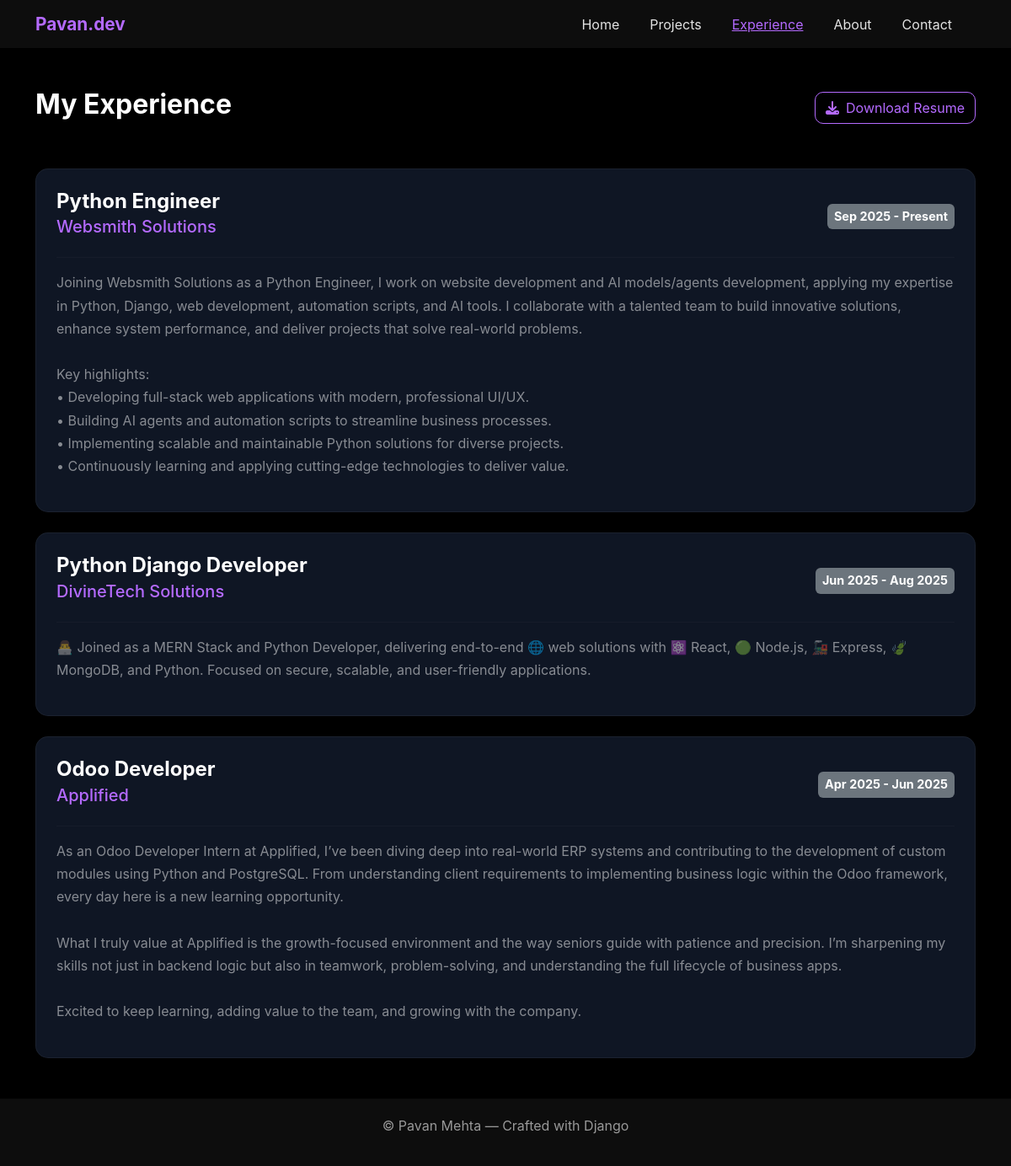
The app's page /experience/ with its own data.
### core/models.py (models this page shows, shortened)
class Experience(models.Model):
    job_title = models.CharField(max_length=200)
    company = models.CharField(max_length=200)
    start_date = models.DateField()
    end_date = models.DateField(null=True, blank=True)
    description = models.TextField()
    is_current = models.BooleanField(default=False)
    created_at = models.DateTimeField(auto_now_add=True)
    class Meta:
        ordering = ['-start_date']

### core/views.py (the view)
# urls.py: path('experience/', views.experience, name="experience"),
def experience(request):
    experiences = Experience.objects.all()
    resume = Resume.objects.last()
    return render(request, "pages/experience.html", {
        "experiences": experiences,
        "resume": resume
    })

### templates/pages/experience.html (shortened to what this page needs)
{% extends "base/base.html" %}
{% load static %}
{% block content %}
<div class="container py-5">
    <div class="d-flex justify-content-between align-items-center mb-5" data-aos="fade-up">
        <h2 class="fw-bold">My Experience</h2>
        {% if resume %}
        <a href="{{ resume.file.url }}" class="btn btn-outline-light" style="border-radius:10px; border-color:#b46aff; color:#b46aff;" download>
            <i class="fas fa-download me-2"></i>Download Resume
        </a>
        {% endif %}
    </div>
    <div class="row g-4">
        {% for exp in experiences %}
        <div class="col-12" data-aos="fade-up" data-aos-delay="{{ forloop.counter0 }}00">
            <div class="p-4" style="background:#0f1624; border-radius:15px; border:1px solid rgba(255,255,255,0.05);">
                <div class="d-flex flex-column flex-md-row justify-content-between align-items-start align-items-md-center">
                    <div>
                        <h4 class="fw-bold text-white mb-1">{{ exp.job_title }}</h4>
                        <h5 class="mb-2" style="color:#b46aff;">{{ exp.company }}</h5>
                    </div>
                    <span class="badge bg-secondary p-2" style="font-size:0.9rem;">
                        {{ exp.start_date|date:"M Y" }} -
                        {% if exp.is_current %}
                            Present
                        {% elif exp.end_date %}
                            {{ exp.end_date|date:"M Y" }}
                        {% else %}
                            Present
                        {% endif %}
                    </span>
                </div>
                <hr style="border-color:rgba(255,255,255,0.1);">
                <p class="text-white-50 mt-3" style="line-height:1.7; white-space: pre-line;">{{ exp.description }}</p>
            </div>
        </div>
        {% empty %}
        <div class="col-12 text-center py-5">
            <p class="text-white-50">No experience added yet.</p>
        </div>
        {% endfor %}
    </div>
</div>
{% endblock %}

### templates/base/base.html (style rules this page uses)
body { background-color: #000; color: #fff; font-family: 'Inter', sans-serif; }

### records on screen
Experience: job_title "Python Engineer", company "Websmith Solutions", start_date "Sep 2025", is_current "Present", description "Joining Websmith Solutions as a Python Engineer, I work on website development and AI models/agents development, applying my expertise in Python, Django, web development, automation scripts, and AI tools. I collaborate with a talented team to build innovative solutions, enhance system performance, and deliver projects that solve real-world problems. Key highlights: • Developing full-stack web applications with modern, professional UI/UX. • Building AI agents and automation scripts to streamline business processes. • Implementing scalable and maintainable Python solutions for diverse projects. • Continuously learning and applying cutting-edge technologies to deliver value."
Experience: job_title "Python Django Developer", company "DivineTech Solutions", start_date "Jun 2025", end_date "Aug 2025", description "👨‍💻 Joined as a MERN Stack and Python Developer, delivering end-to-end 🌐 web solutions with ⚛️ React, 🟢 Node.js, 🚂 Express, 🍃 MongoDB, and Python. Focused on secure, scalable, and user-friendly applications."
Experience: job_title "Odoo Developer", company "Applified", start_date "Apr 2025", end_date "Jun 2025", description "As an Odoo Developer Intern at Applified, I’ve been diving deep into real-world ERP systems and contributing to the development of custom modules using Python and PostgreSQL. From understanding client requirements to implementing business logic within the Odoo framework, every day here is a new learning opportunity. What I truly value at Applified is the growth-focused environment and the way seniors guide with patience and precision. I’m sharpening my skills not just in backend logic but also in teamwork, problem-solving, and understanding the full lifecycle of business apps. Excited to keep learning, adding value to the team, and growing with the company."
